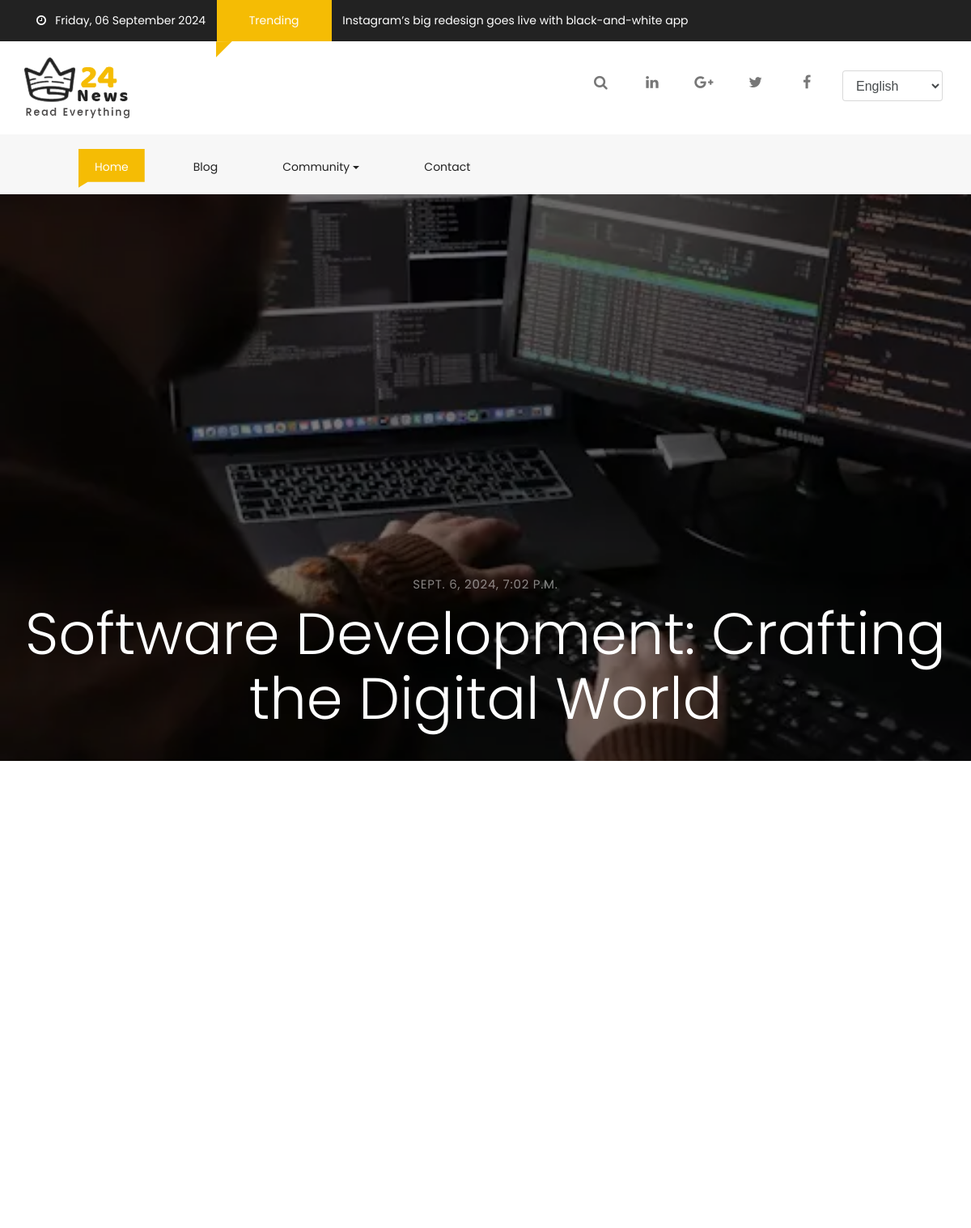
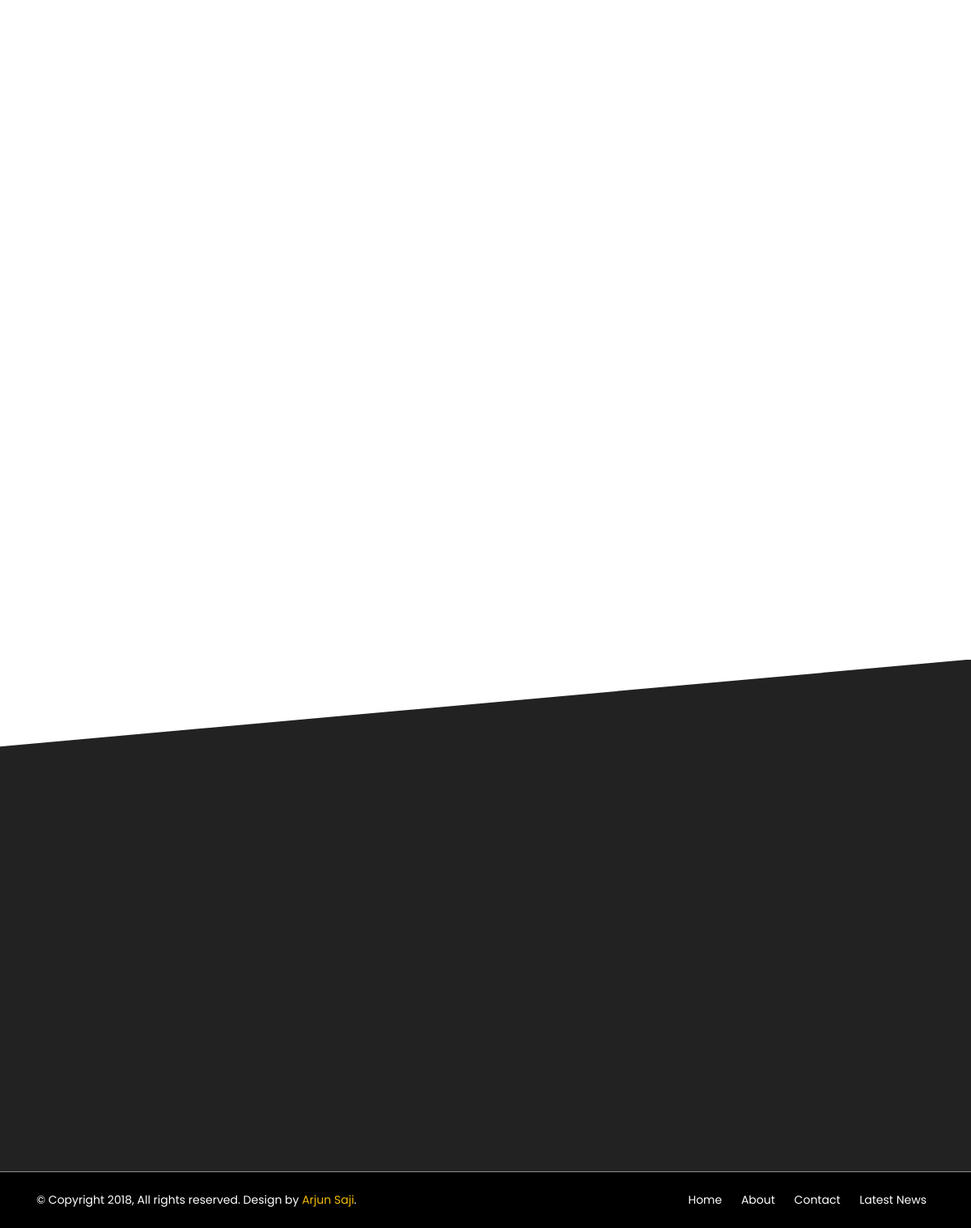
Page /single/8/ on the committed database (2 pictures, top to bottom).
### blogapp/models.py (models this page shows, shortened)
class Blog(models.Model):
	title=models.CharField(max_length=600)
	description=models.TextField()
	created_by=models.CharField(max_length=100)
	created_date=models.DateTimeField(default=timezone.now)
	image=models.ImageField(upload_to='images/',blank=True,null=True)

### blogapp/views.py (the view)
# urls.py: path("single/<int:object_id>/",views.single,name="single"),
def single(request,object_id):
	blogs=Blog.objects.get(pk=object_id)
	all_blogs=Blog.objects.exclude(pk=object_id)
	context={"blogs":blogs,"all_blogs":all_blogs}
	return render(request,"single.html",context)

### templates/single.html (shortened to what this page needs)
{% extends 'base.html' %}
{% load static %}
{% block content %}
<div id="fh5co-title-box" style="background-image: url('{{blogs.image.url}}'); width:38.2%;z-index:555;background-size:cover;background-repeat:no-repeat;background-position:center center;position:relative;height:700px;width:100%">
    <div class="overlay" style="position:absolute;top:0;bottom:0;left:0;right:0;z-index:10;background:rgba(0,0,0,0.5)"></div>
    <div class="page-title" style="z-index:12;position:absolute;bottom:0;padding:30px ;width:100%;margin:0 auto;text-align:center">
        <span style="display:block;color:rgba(255,255,255,0.5);text-transform:uppercase;font-size:15px;letter-spacing:.05em;margin-bottom:10px">{{blogs.created_date}}</span>
        <h2 style="color:white;font-weight:300;font-size:72px">{{blogs.title}}</h2>
    </div>
</div>
<div id="fh5co-single-content" class="container-fluid pb-4 pt-4 paddding">
    <div class="container paddding">
        <div class="row mx-0">
        </div>
    </div>
</div>
<div class="container-fluid pb-4 pt-5">
</div>
{% endblock %}

### static/css/style_1.css (style rules this page uses)
.paddding { padding-left:0 !important;padding-right:0 !important }
#fh5co-title-box { width:38.2%;z-index:555;background-size:cover;background-repeat:no-repeat;background-position:center center; }
#fh5co-title-box .overlay { position:absolute;top:0;bottom:0;left:0;right:0;z-index:10;background:rgba(0,0,0,0.5) }
#fh5co-title-box .page-title { z-index:12;position:absolute;bottom:0;padding:30px }
#fh5co-title-box .page-title h2 { color:white;font-weight:300 }
#fh5co-title-box .page-title>span { display:block;color:rgba(255,255,255,0.5);text-transform:uppercase;font-size:15px;letter-spacing:.05em;margin-bottom:10px }
#fh5co-single-content { z-index:999;background:white }

### rows in the picture
Blog: image (picture), created_date "SEPT. 6, 2024, 7:02 P.M.", title "Software Development: Crafting the Digital World"
